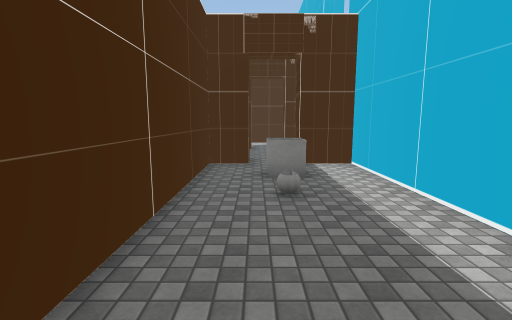
View 1 (above)

17 first-person views from a walk through a scene from a Unity 3-D project. The camera is 1.5 m above the floor, tilts 8° down and sees 85° across. The floor is counted in squares, 1 m on a side. Each view is taken from the middle of a square. On the plan, view 1 faces up. The plan holds only what a view shows up to about 14 squares ahead; the rest is blank. The place goes on beyond the plan. The player character is not drawn. Some animated figures are left out. Some surface patterns are stand-ins.

View 2
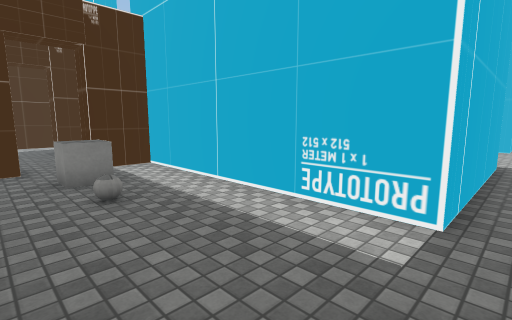

View 3
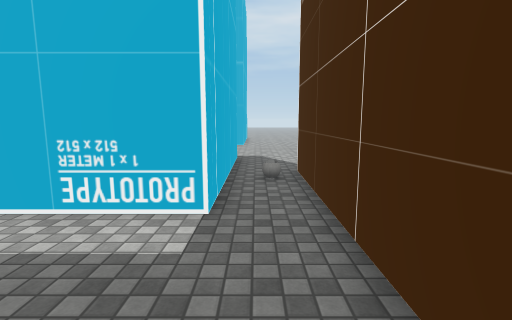

View 4
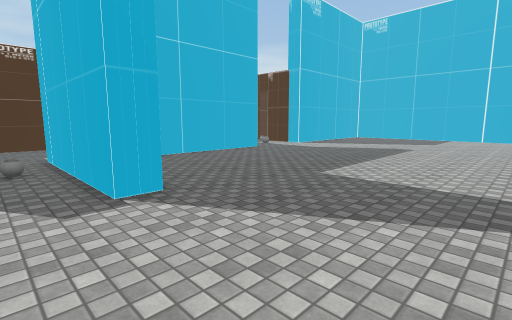

View 5
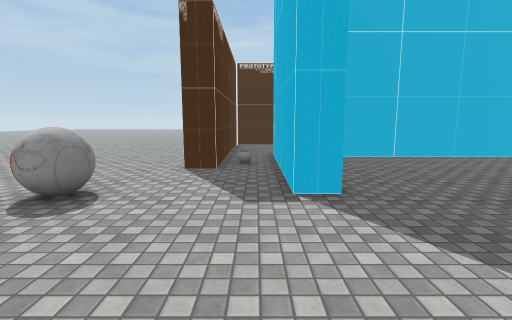

View 6
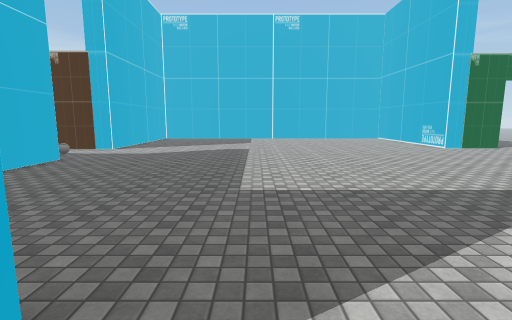

View 7
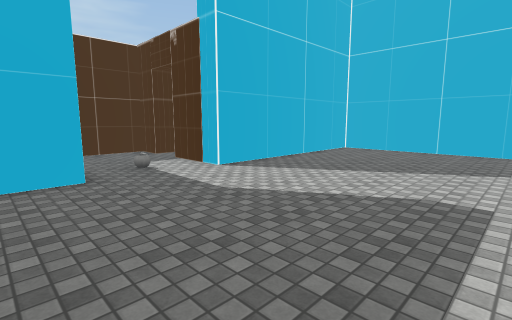

View 8
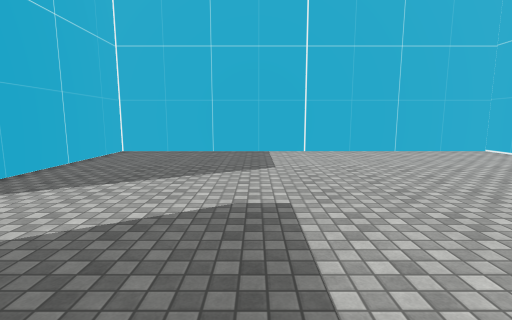

View 9
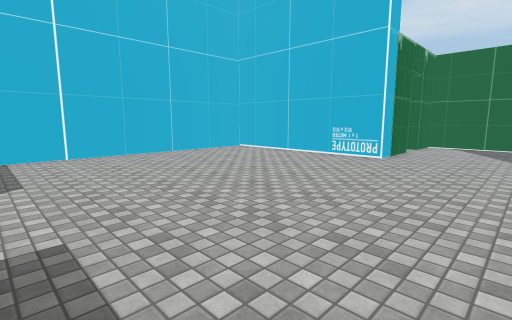

View 10
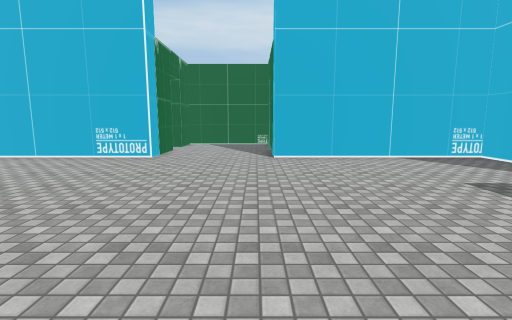

View 11
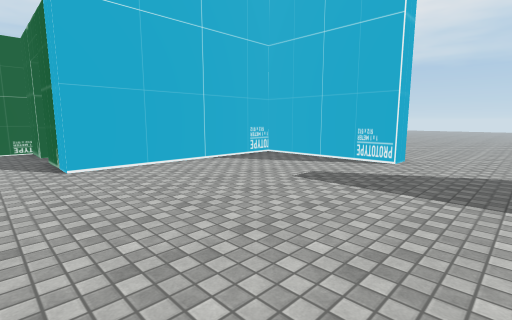

View 12
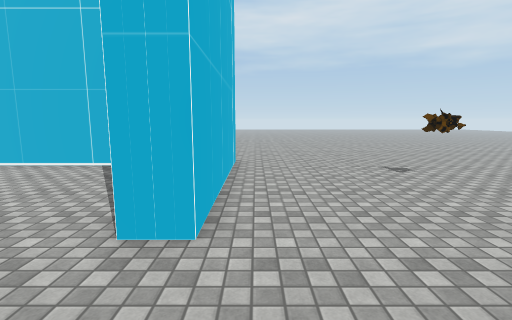

View 13
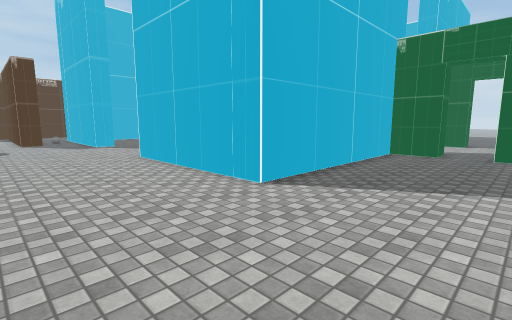

View 14
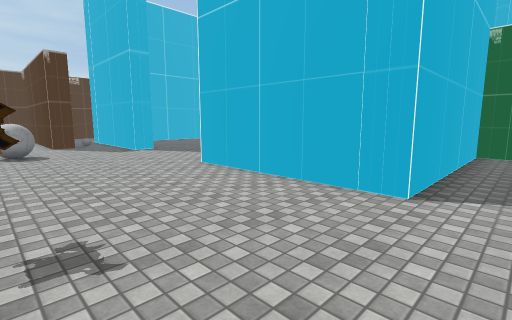

View 15
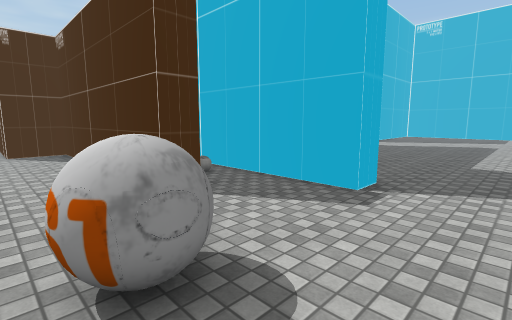

View 16
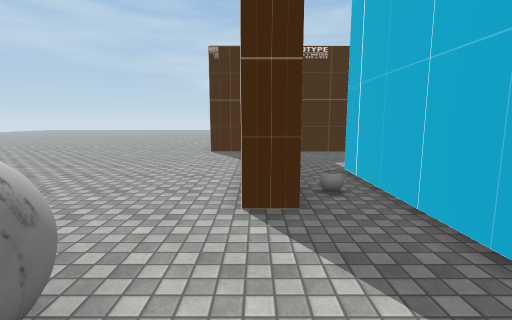

View 17
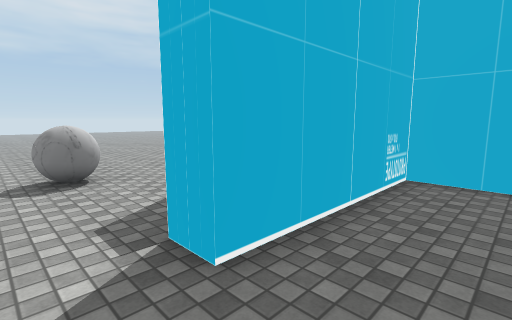

### Floor plan
Points are (right, up) in squares from view 1. A wall is a line through its corners. A room is listed if a view was taken in it or the views show most of it. See-through windows are left out.
Room 1 (views 1, 2, 3)
walls: (-0.1, 9.7) (-1.6, 9.7) (-1.6, -0.2); (3.4, 0.8) (3.4, 9.7) (1.5, 9.7); (0.1, -1.3) (2.5, -1.3)
ways out: opening at (0.5, 10.5) to room 2; opening at (3, 0) to room 2
objects: other object (0, 7) to (1, 8); other object (1, 6)
Room 2 (views 4, 5, 6, 7, 8, 9, 10, 11, 12, 13, 14, 15, 16, 17)
walls: (16.4, 1.8) (22.4, 1.8) (22.4, 10.2) (25.3, 10.2) (25.3, 9.3) (23.4, 9.3) (23.4, 0.8) (16.4, 0.8) (16.4, 1.8); (4.4, 10.9) (4.4, 1.8) (10.4, 1.8) (10.4, 0.8) (3.4, 0.8); (1.5, 9.7) (1.5, 10.8); (26.9, 10.2) (28.5, 10.2); (25.2, 15.2) (22.4, 15.2) (22.4, 23.8) (4.4, 23.8) (4.4, 14.8) (1.5, 14.8) (1.5, 15.8); (27.5, 9.3) (27, 9.3); (2.5, -1.3) (7.4, -1.3) (7.4, -2.2) (-1.6, -2.2) (-1.6, -4.2) (-4.6, -4.2); (-0.2, 15.8) (-0.2, 14.8) (-1.6, 14.8) (-1.6, 12.1)
ways out: opening at (0.5, 10.5) to room 1; opening at (3, 0) to room 1; opening at (0.5, 15.5); opening at (26, 15.5)
objects: other object (3, 13); other object (6, 0); other object (10, -5) to (11, -3); other object (20, -5) to (21, -5)

Positions as (right, up) in squares from view 1, and headings:
1: (0, 0), facing up
2: (-1, 0), facing up-right
3: (-1, 0), facing right
4: (16, -1), facing up-left
5: (16, 0), facing left
6: (12, 0), facing up
7: (12, 9), facing up-left
8: (11, 10), facing up
9: (11, 11), facing up-right
10: (11, 11), facing right
11: (13, 12), facing down-right
12: (13, 0), facing right
13: (28, -4), facing up-left
14: (25, -5), facing up-left
15: (13, -5), facing up-left
16: (12, -2), facing left
17: (12, 4), facing down-left
